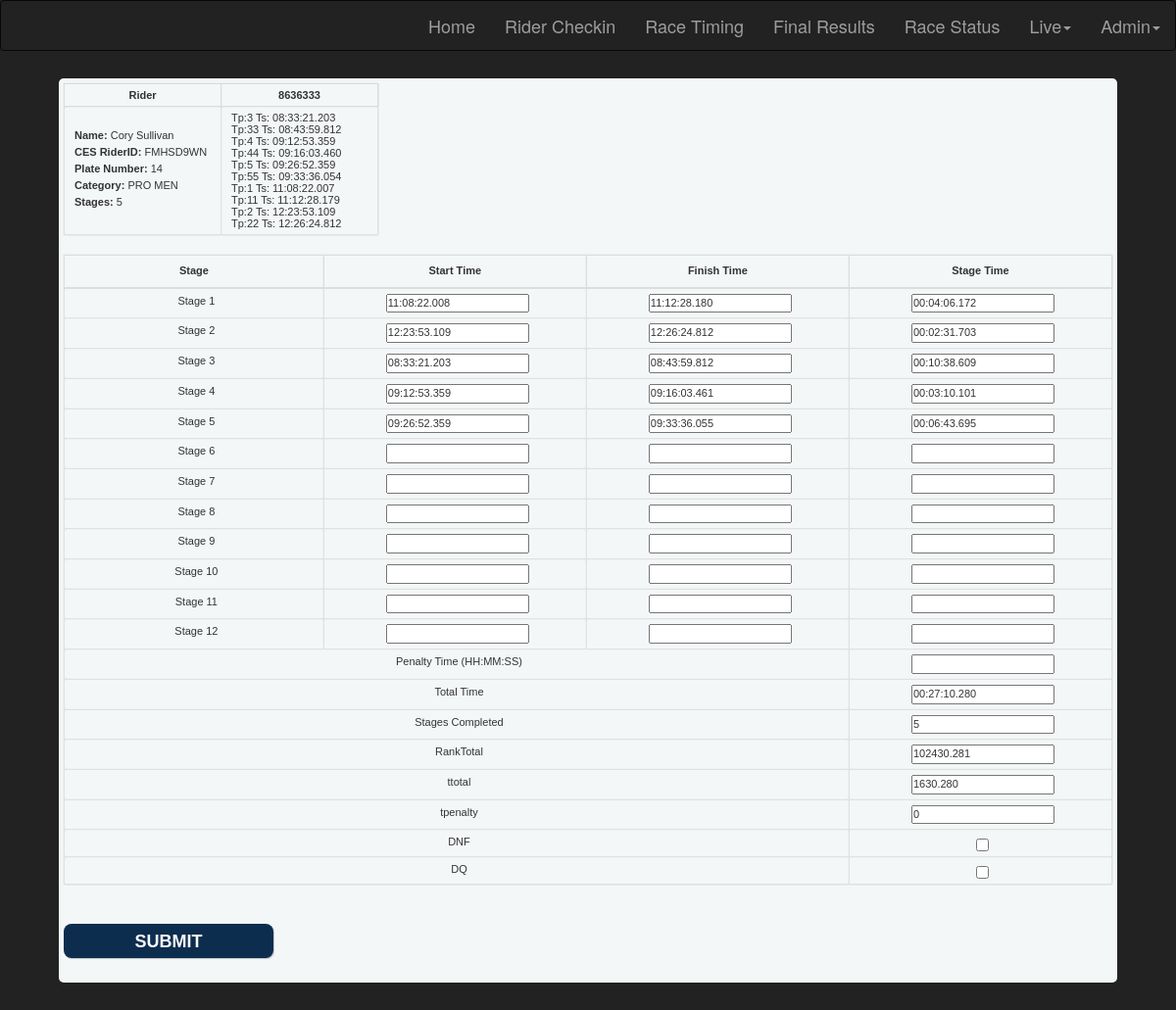
Screenshot of /correct_time.php?riderid=FMHSD9WN with the database file from the repository.
### tables this page shows
CREATE TABLE `raceresults` (
  `id` int(32) unsigned NOT NULL AUTO_INCREMENT,
  `plate` int(10) unsigned NOT NULL,
  `sicard_id` int(10) DEFAULT NULL,
  `name` varchar(128) DEFAULT NULL,
  `riderid` char(8) DEFAULT NULL,
  `raceid` int(32) DEFAULT NULL,
  `category` varchar(32) DEFAULT NULL,
  `place` int(11) DEFAULT NULL,
  `total` varchar(14) DEFAULT NULL,
  `ttotal` float(14,3) DEFAULT NULL,
  `penalty` varchar(32) DEFAULT NULL,
  `tpenalty` int(11) DEFAULT NULL,
  `stages` int(11) DEFAULT NULL,
  `ranktotal` float(14,3) DEFAULT NULL,
  `s1` varchar(14) NOT NULL DEFAULT '',
  `s2` varchar(14) NOT NULL DEFAULT '',
  `s3` varchar(14) NOT NULL DEFAULT '',
  `s4` varchar(14) NOT NULL DEFAULT '',
  `s5` varchar(14) NOT NULL DEFAULT '',
  `s6` varchar(14) NOT NULL DEFAULT '',
  `s7` varchar(14) NOT NULL DEFAULT '',
  `s8` varchar(14) NOT NULL DEFAULT '',
  `s9` varchar(14) NOT NULL DEFAULT '',
  `s10` varchar(14) NOT NULL DEFAULT '',
  `s11` varchar(14) NOT NULL DEFAULT '',
  `s12` varchar(14) NOT NULL DEFAULT '',
  `dnf` char(1) DEFAULT NULL,
  `dq` char(1) DEFAULT NULL,
  `last_modified` timestamp NOT NULL DEFAULT CURRENT_TIMESTAMP ON UPDATE CURRENT_TIMESTAMP,
  `t1` float(14,3) DEFAULT NULL,
  `t101` float(14,3) DEFAULT NULL,
  `t2` float(14,3) DEFAULT NULL,
  `t102` float(14,3) DEFAULT NULL,
  `t3` float(14,3) DEFAULT NULL,
  `t103` float(14,3) DEFAULT NULL,
  `t4` float(14,3) DEFAULT NULL,
  `t104` float(14,3) DEFAULT NULL,
  `t5` float(14,3) DEFAULT NULL,
  `t105` float(14,3) DEFAULT NULL,
  `t6` float(14,3) DEFAULT NULL,
  `t106` float(14,3) DEFAULT NULL,
  `t7` float(14,3) DEFAULT NULL,
  `t107` float(14,3) DEFAULT NULL,
  `t8` float(14,3) DEFAULT NULL,
  `t108` float(14,3) DEFAULT NULL,
  `t9` float(14,3) DEFAULT NULL,
  `t109` float(14,3) DEFAULT NULL,
  `t10` float(14,3) DEFAULT NULL,
  `t110` float(14,3) DEFAULT NULL,
  `t11` float(14,3) DEFAULT NULL,
  `t111` float(14,3) DEFAULT NULL,
  `t12` float(14,3) DEFAULT NULL,
  `t112` float(14,3) DEFAULT NULL,
  PRIMARY KEY (`id`)
);

CREATE TABLE `categories` (
  `id` int(11) unsigned NOT NULL AUTO_INCREMENT,
  `raceid` int(32) DEFAULT NULL,
  `name` varchar(32) NOT NULL DEFAULT '',
  `sortorder` int(8) DEFAULT NULL,
  `cat` enum('Pro','Expert','Sport','Beginner') DEFAULT NULL,
  `gender` enum('M','F') DEFAULT NULL,
  `stages` int(11) DEFAULT NULL,
  `starttime` datetime DEFAULT NULL,
  `s1` int(1) NOT NULL DEFAULT '1',
  `s2` int(1) NOT NULL DEFAULT '1',
  `s3` int(1) NOT NULL DEFAULT '1',
  `s4` int(1) NOT NULL DEFAULT '1',
  `s5` int(1) NOT NULL DEFAULT '1',
  `s6` int(1) NOT NULL DEFAULT '1',
  `s7` int(1) NOT NULL DEFAULT '1',
  `s8` int(1) NOT NULL DEFAULT '1',
  `s9` int(1) NOT NULL DEFAULT '1',
  `s10` int(1) NOT NULL DEFAULT '1',
  `s11` int(1) NOT NULL DEFAULT '1',
  `s12` int(1) NOT NULL DEFAULT '1',
  PRIMARY KEY (`id`)
);

CREATE TABLE `stamps` (
  `id_stamp` int(11) unsigned NOT NULL AUTO_INCREMENT COMMENT 'Primary key',
  `id_event` int(11) unsigned NOT NULL COMMENT 'Foreign key, refering the event',
  `stamp_card_id` int(10) unsigned NOT NULL COMMENT 'SPORTident card number',
  `stamp_control_code` int(4) unsigned NOT NULL DEFAULT '0' COMMENT 'Code number of the control station',
  `stamp_control_mode` int(2) unsigned NOT NULL DEFAULT '0' COMMENT 'Mode of the control station',
  `stamp_station_serial` int(10) unsigned NOT NULL DEFAULT '0' COMMENT 'Serial number of the source device (readout station or SRR dongle)',
  `stamp_pointer` int(11) unsigned NOT NULL DEFAULT '0' COMMENT 'Memory pointer of the current punch (where applicable)',
  `stamp_type` int(2) unsigned NOT NULL DEFAULT '0' COMMENT 'Source type of the record',
  `stamp_readout_datetime` datetime NOT NULL COMMENT 'Read timestamp of the record',
  `stamp_punch_timesi` int(12) unsigned NOT NULL COMMENT 'Punching time in SPORTidentTime format',
  `stamp_punch_datetime` datetime NOT NULL COMMENT 'Punching time as fully datetime',
  `stamp_punch_ms` int(4) unsigned NOT NULL COMMENT 'Punching time seconds fraction',
  `stamp_punch_ms_valid` int(1) unsigned NOT NULL DEFAULT '0' COMMENT 'Punching time seconds fraction available (1) or not (0)',
  `stamp_punch_wday` int(1) unsigned NOT NULL DEFAULT '0' COMMENT 'Punching time weekday',
  `stamp_punch_index` int(4) unsigned NOT NULL DEFAULT '0' COMMENT 'Item index in radio package',
  `stamp_punch_count` int(4) unsigned NOT NULL DEFAULT '0' COMMENT 'Overall items count in radio package',
  `stamp_punch_radio_mode` int(1) unsigned NOT NULL DEFAULT '0' COMMENT 'Punch radio mode',
  `stamp_punch_battery_ok` int(1) unsigned NOT NULL DEFAULT '2' COMMENT 'Indicates if the battery is ok (1), not ok (0) or not applicable/available (2)',
  `stamp_punch_card_full` int(1) unsigned NOT NULL DEFAULT '2' COMMENT 'Indicates if the card is full (1), not full (0) or not applicable/available (2)',
  `stamp_punch_beacon_mode` int(1) unsigned NOT NULL DEFAULT '2' COMMENT 'Indicates the beacon mode: Timing mode (0), punching mode (1) or not applicable/available (2)',
  `stamp_punch_gate_mode` int(1) unsigned NOT NULL DEFAULT '2' COMMENT 'Indicates the gate mode: gate mode enabled (1), gate mode disabled (0) or not applicable/available (2)',
  `last_modification` timestamp NOT NULL DEFAULT CURRENT_TIMESTAMP ON UPDATE CURRENT_TIMESTAMP,
  `id_pk` int(11) unsigned DEFAULT '0',
  PRIMARY KEY (`id_stamp`),
  KEY `id_event_link_id_stamp` (`id_stamp`,`id_event`)
);

### correct_time.php (the view, shortened to what this page needs)
<?php
$riderid = mysql_real_escape_string($_GET['riderid']);
$query = "SELECT * FROM raceresults WHERE riderid='$riderid' ";
$res=mysql_query($query);
$rider=mysql_fetch_array($res);
$query1 = "SELECT * FROM siacriderid WHERE riderid='$riderid'";
$res = mysql_query($query1);
$siacriderid = array();
while ( $row = mysql_fetch_array($res) )  {
	array_push($siacriderid,$row['sicard_id']);
}
$query = "SELECT * FROM categories WHERE name='".$rider["category"]."'";
$res=mysql_query($query);
$category=mysql_fetch_array($res);
$stages = $category['stages'];
		?>
<!DOCTYPE html PUBLIC "-//W3C//DTD XHTML 1.0 Transitional//EN" "http://www.w3.org/TR/xhtml1/DTD/xhtml1-transitional.dtd">
<html xmlns="http://www.w3.org/1999/xhtml">
<head>
	<link rel="stylesheet" href="libraries/bootstrap/3.3.6/css/bootstrap.min.css">
	<link rel="stylesheet" href="raceresults.css" type="text/css" />
</head>
<body>
	<?php include 'menu.php'; ?>
	<div id="results">
		<form method="post"   style="width: 800px;">
			<table>
				<thead>
					<tr><th><center>Rider</th>
						<?php
						foreach ($siacriderid as $siacid) {
							echo '<th><center>'.$siacid.'</th>';
						}
						?>
					</tr>
				</thead>
				<tr>
					<td style="text-align:left">
						<label for="name">Name:</label>
						<?php echo $rider['name']; ?>
						<label for="riderid">CES RiderID:</label>
						<?php echo $rider['riderid']; ?>
						<label for="plate">Plate Number:</label>
						<?php echo $rider['plate']; ?>
						<label for="category">Category:</label>
						<?php echo $rider['category']; ?>
						<label for="stages">Stages:</label>
						<?php echo $stages; ?>
					</td>
					<?php
					foreach ($siacriderid as $siacid) {
						echo '<td style="text-align:left">';
						$query = "SELECT * FROM stamps WHERE stamp_card_id='$siacid' AND stamp_control_mode != 7 GROUP BY stamp_control_code, stamp_punch_datetime ORDER BY id_stamp";
						$stamps=mysql_query($query);
						while ( $row = mysql_fetch_array($stamps) ) {
							$ts = explode(" ",$row['stamp_punch_datetime']);
							$ms = str_pad ($row['stamp_punch_ms'], 3,$pad_string = "0",$pad_type = STR_PAD_LEFT);
							echo 'Tp:'.$row["stamp_control_code"];
							echo ' Ts: '.$ts[1].'.'.$ms.'</br>';
						}
						echo '</td>';
					}
					?>
			</table>
			<table id="datatable" class="order-table table">
				<thead>
					<tr><th><center>Stage <?php echo $_SESSION['query'] ?></th>
						<th><center>Start Time</th>
						<th><center>Finish Time</th>
						<th><center>Stage Time</th>
					</tr>
				</thead>
				<tr>
					<td>Stage 1</td>
					<td><input id="t1" type="text" name="t1" value="<?php if ($rider['t1']==0) { echo "";} else { $time = explode(".", $rider['t1']); $time[1] = $time[1] ?: '0'; echo date("H:i:s",$time[0]).".".$time[1];} ?>" onchange="calcS1()"  /></td>
					<td><input id="t101" type="text" name="t101" value="<?php if ($rider['t101']==0) { echo "";} else { $time = explode(".", $rider['t101']); echo date("H:i:s",$time[0]).".".$time[1];} ?>" onchange="calcS1()" /></td>
					<td><input id="s1" type="text" name="s1" value="<?php echo $rider['s1']; ?>" /></td>
				</tr>
				<tr>
					<td>Stage 2</td>
					<td><input id="t2" type="text" name="t2" value="<?php if ($rider['t2']==0) { echo "";} else { $time = explode(".", $rider['t2']); $time[1] = $time[1] ?: '0'; echo date("H:i:s",$time[0]).".".$time[1];} ?>" onchange="calcS2()"  /></td>
					<td><input id="t102" type="text" name="t102" value="<?php if ($rider['t102']==0) { echo "";} else { $time = explode(".", $rider['t102']); echo date("H:i:s",$time[0]).".".$time[1];} ?>" onchange="calcS2()" /></td>
					<td><input id="s2" type="text" name="s2" value="<?php echo $rider['s2']; ?>" /></td>
				</tr>
				<tr>
					<td>Stage 3</td>
					<td><input id="t3" type="text" name="t3" value="<?php if ($rider['t3']==0) { echo "";} else { $time = explode(".", $rider['t3']); $time[1] = $time[1] ?: '0'; echo date("H:i:s",$time[0]).".".$time[1];} ?>" onchange="calcS3()"  /></td>
					<td><input id="t103" type="text" name="t103" value="<?php if ($rider['t103']==0) { echo "";} else { $time = explode(".", $rider['t103']); echo date("H:i:s",$time[0]).".".$time[1];} ?>" onchange="calcS3()" /></td>
					<td><input id="s3" type="text" name="s3" value="<?php echo $rider['s3']; ?>" /></td>
				</tr>
				<tr>
					<td>Stage 4</td>
					<td><input id="t4" type="text" name="t4" value="<?php if ($rider['t4']==0) { echo "";} else { $time = explode(".", $rider['t4']); $time[1] = $time[1] ?: '0'; echo date("H:i:s",$time[0]).".".$time[1];} ?>" onchange="calcS4()"  /></td>
					<td><input id="t104" type="text" name="t104" value="<?php if ($rider['t104']==0) { echo "";} else { $time = explode(".", $rider['t104']); echo date("H:i:s",$time[0]).".".$time[1];} ?>" onchange="calcS4()" /></td>
					<td><input id="s4" type="text" name="s4" value="<?php echo $rider['s4']; ?>" /></td>
				</tr>
				<tr>
					<td>Stage 5</td>
					<td><input id="t5" type="text" name="t5" value="<?php if ($rider['t5']==0) { echo "";} else { $time = explode(".", $rider['t5']); $time[1] = $time[1] ?: '0'; echo date("H:i:s",$time[0]).".".$time[1];} ?>" onchange="calcS5()"  /></td>
					<td><input id="t105" type="text" name="t105" value="<?php if ($rider['t105']==0) { echo "";} else { $time = explode(".", $rider['t105']); echo date("H:i:s",$time[0]).".".$time[1];} ?>" onchange="calcS5()" /></td>
					<td><input id="s5" type="text" name="s5" value="<?php echo $rider['s5']; ?>" /></td>
				</tr>
				<tr>
					<td>Stage 6</td>
					<td><input id="t6" type="text" name="t6" value="<?php if ($rider['t6']==0) { echo "";} else { $time = explode(".", $rider['t6']); $time[1] = $time[1] ?: '0'; echo date("H:i:s",$time[0]).".".$time[1];} ?>" onchange="calcS6()"  /></td>
					<td><input id="t106" type="text" name="t106" value="<?php if ($rider['t106']==0) { echo "";} else { $time = explode(".", $rider['t106']); echo date("H:i:s",$time[0]).".".$time[1];} ?>" onchange="calcS6()" /></td>
					<td><input id="s6" type="text" name="s6" value="<?php echo $rider['s6']; ?>" /></td>
				</tr>
				<tr>
					<td>Stage 7</td>
					<td><input id="t7" type="text" name="t7" value="<?php if ($rider['t7']==0) { echo "";} else { $time = explode(".", $rider['t7']); $time[1] = $time[1] ?: '0'; echo date("H:i:s",$time[0]).".".$time[1];} ?>" onchange="calcS7()"  /></td>
					<td><input id="t107" type="text" name="t107" value="<?php if ($rider['t107']==0) { echo "";} else { $time = explode(".", $rider['t107']); echo date("H:i:s",$time[0]).".".$time[1];} ?>" onchange="calcS7()" /></td>
					<td><input id="s7" type="text" name="s7" value="<?php echo $rider['s7']; ?>" /></td>
				</tr>
				<tr>
					<td>Stage 8</td>
					<td><input id="t8" type="text" name="t8" value="<?php if ($rider['t8']==0) { echo "";} else { $time = explode(".", $rider['t8']); $time[1] = $time[1] ?: '0'; echo date("H:i:s",$time[0]).".".$time[1];} ?>" onchange="calcS8()"  /></td>
					<td><input id="t108" type="text" name="t108" value="<?php if ($rider['t108']==0) { echo "";} else { $time = explode(".", $rider['t108']); echo date("H:i:s",$time[0]).".".$time[1];} ?>" onchange="calcS8()" /></td>
					<td><input id="s8" type="text" name="s8" value="<?php echo $rider['s8']; ?>" /></td>
				</tr>
				<tr>
					<td>Stage 9</td>
					<td><input id="t9" type="text" name="t9" value="<?php if ($rider['t9']==0) { echo "";} else { $time = explode(".", $rider['t9']); $time[1] = $time[1] ?: '0'; echo date("H:i:s",$time[0]).".".$time[1];} ?>" onchange="calcS9()"  /></td>
					<td><input id="t109" type="text" name="t109" value="<?php if ($rider['t109']==0) { echo "";} else { $time = explode(".", $rider['t109']); echo date("H:i:s",$time[0]).".".$time[1];} ?>" onchange="calcS9()" /></td>
					<td><input id="s9" type="text" name="s9" value="<?php echo $rider['s9']; ?>" /></td>
				</tr>
				<tr>
					<td>Stage 10</td>
					<td><input id="t10" type="text" name="t10" value="" onchange="calcS10()"  /></td>
					<td><input id="t110" type="text" name="t110" value="<?php if ($rider['t110']==0) { echo "";} else { $time = explode(".", $rider['t110']); echo date("H:i:s",$time[0]).".".$time[1];} ?>" onchange="calcS10()" /></td>
					<td><input id="s10" type="text" name="s10" value="<?php echo $rider['s10']; ?>" /></td>
				</tr>
				<tr>
					<td>Stage 11</td>
					<td><input id="t11" type="text" name="t11" value="" onchange="calcS11()"  /></td>
					<td><input id="t111" type="text" name="t111" value="<?php if ($rider['t111']==0) { echo "";} else { $time = explode(".", $rider['t111']); echo date("H:i:s",$time[0]).".".$time[1];} ?>" onchange="calcS11()" /></td>
					<td><input id="s11" type="text" name="s11" value="<?php echo $rider['s11']; ?>" /></td>
				</tr>
				<tr>
					<td>Stage 12</td>
					<td><input id="t12" type="text" name="t12" value="" onchange="calcS12()"  /></td>
					<td><input id="t112" type="text" name="t112" value="<?php if ($rider['t112']==0) { echo "";} else { $time = explode(".", $rider['t112']); echo date("H:i:s",$time[0]).".".$time[1];} ?>" onchange="calcS12()" /></td>
					<td><input id="s12" type="text" name="s12" value="<?php echo $rider['s12']; ?>" /></td>
				</tr>
				<tr>
					<td colspan="3">Penalty Time (HH:MM:SS)</td>
					<td><input id="penalty" type="text" name="penalty" value="<?php echo $rider['penalty']; ?>" onchange="calcTotal()" /></td>
				</tr>
				<tr>
					<td colspan="3">Total Time</td>
					<td><input id="totaltime" type="text" name="totaltime" value="<?php echo $rider['total']; ?>" /></td>
				</tr>
				<tr>
					<td colspan="3">Stages Completed</td>
					<td><input id="stages" type="text" name="stages" value="<?php echo $rider['stages']; ?>" /></td>
				</tr>
				<tr>
					<td colspan="3">RankTotal</td>
					<td><input id="ranktotal" type="text" name="ranktotal" value="<?php echo $rider['ranktotal']; ?>" /></td>
				</tr>
				<tr>
					<td colspan="3">ttotal</td>
					<td><input id="ttotaltime" type="text" name="ttotaltime" value="<?php echo $rider['ttotal']; ?>" /></td>
				</tr>
				<tr>
					<td colspan="3">tpenalty</td>
					<td><input id="tpenalty" type="text" name="tpenalty" value="<?php echo $rider['tpenalty']; ?>" /></td>
				</tr>
				<tr>
				<tr>
					<td colspan="3">DNF</td>
					<td><input id="dnf" type="checkbox" name="dnf" value="Y" <?php if ($rider['dnf']=='Y') {echo 'CHECKED';} ?> /></td>
				</tr>
				<tr>
					<td colspan="3">DQ</td>
					<td><input id="dq" type="checkbox" name="dq" value="Y" <?php if ($rider['dq']=='Y') {echo 'CHECKED';} ?>  /></td>
				</tr>
			</table>
			<button type="submit" class="btn btn-primary btn-block" name="btn-submit">SUBMIT</button>
		</form>
	</div>
</body>
</html>

### rows the page displays
raceresults: name "Cory Sullivan", riderid "FMHSD9WN", plate "14", category "PRO MEN", t1 "11:08:22.008", t101 "11:12:28.180", s1 "00:04:06.172", t2 "12:23:53.109", t102 "12:26:24.812", s2 "00:02:31.703", t3 "08:33:21.203", t103 "08:43:59.812", s3 "00:10:38.609", t4 "09:12:53.359", t104 "09:16:03.461", s4 "00:03:10.101", t5 "09:26:52.359", t105 "09:33:36.055", s5 "00:06:43.695", totaltime "00:27:10.280", stages "5", ranktotal "102430.281", ttotaltime "1630.280", tpenalty "0"
categories: stages "5"
stamps: stamp_control_code "3", stamp_punch_datetime "08:33:21", stamp_punch_ms "203"
stamps: stamp_control_code "33", stamp_punch_datetime "08:43:59", stamp_punch_ms "812"
stamps: stamp_control_code "4", stamp_punch_datetime "09:12:53", stamp_punch_ms "359"
stamps: stamp_control_code "44", stamp_punch_datetime "09:16:03", stamp_punch_ms "460"
stamps: stamp_control_code "5", stamp_punch_datetime "09:26:52", stamp_punch_ms "359"
stamps: stamp_control_code "55", stamp_punch_datetime "09:33:36", stamp_punch_ms "054"
stamps: stamp_control_code "1", stamp_punch_datetime "11:08:22", stamp_punch_ms "007"
stamps: stamp_control_code "11", stamp_punch_datetime "11:12:28", stamp_punch_ms "179"

### other values shown
$siacid "8636333"
$row["stamp_control_code"] "2"
$ts[1] "12:23:53"
$ms "109"
$row["stamp_control_code"] "22"
$ts[1] "12:26:24"
$ms "812"
